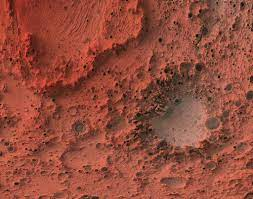
#> input picture images/map.jpeg, 253 x 199 px, found by its file name
$ jupyter execute robot_localization.ipynb
#> lines starting #> are read from the running program, lines starting #| are printed output that depends on the picture
# Robot localization and Particle Filters

Import libraries and load map

[cell 1]
import numpy as np
import cv2

map = cv2.imread('map.jpeg', 0)
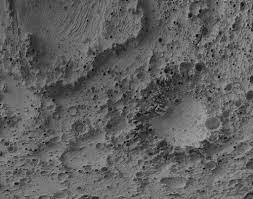
#> map: shape (199, 253); min 0, max 176, mean 96.2

print(map)
#> (printed output is left out)

# inisilize robot postion
HEIGHT, WIDTH = map.shape
#> HEIGHT = 199; WIDTH = 253

rx, ry, rtheta = (WIDTH / 4, HEIGHT / 4, 0)
#> rx = 63.25; ry = 49.75; rtheta = 0

# Read keyboard input

[cell 2]
STEP = 5
TURN = np.radians(25)

def get_input():

    fwd = 0
    turn = 0
    halt = False

    k = cv2.waitKey(0)
    if k == 82: # up
        fwd = STEP
    elif k == 83: # right
        turn = TURN
    elif k == 81: # left
        turn = -TURN
    else:
        halt = True

    return fwd, turn, halt

[cell 3]
SIGMA_STEP = 5
SIGMA_TURN = np.radians(5)

# [13 lines left out: function move_robot, not called in this run]

[cell 4]
NUM_PARTICLES = 3000 # initialize number of particles

def init():
    particles = np.random.rand(NUM_PARTICLES, 3)
    particles *= np.array((WIDTH, HEIGHT, np.radians(360)))
    return particles

[cell 5]
# [9 lines left out: function move_particles, not called in this run]

[cell 6]
SIGMA_SENSOR = 2 # two pixel

# [7 lines left out: function sense, not called in this run]

[cell 7]
# [18 lines left out: function compute_weights, not called in this run]

[cell 8]
# [9 lines left out: function resample, not called in this run]

[cell 9]
SIGMA_POS = 2
SIGMA_TURN = np.radians(10)

# [11 lines left out: function add_noise, not called in this run]

[cell 10]
def display(map, rx, ry, particles):
    lmap = cv2.cvtColor(map, cv2.COLOR_GRAY2BGR)

    # display particles

    if len(particles) > 0:
        for i in range(NUM_PARTICLES):
            cv2.circle(lmap, (int(particles[i, 0]), int(particles[i, 1])), 1, (255, 0, 0), 1)

    # display robot
    cv2.circle(lmap, (int(rx), int(ry)), 5, (0, 255, 0), 10)

    # display best guess

    if len(particles) > 0:
        px = np.mean(particles[:, 0])
        py = np.mean(particles[:, 1])
        cv2.circle(lmap, (int(px), int(py)), 5, (0, 0, 255), 5)

    cv2.imshow('map', lmap)

[cell 11]
particles = init()

while True:

    display(map, rx, ry, particles)
    fwd, turn, halt = get_input()
    if halt:
        break
    rx, ry, rtheta = move_robot(rx, ry, rtheta, fwd, turn)
    particles = move_particles(particles, fwd, turn)

    if fwd != 0:
        robot_sensor = sense(rx, ry, noisy=True)
        weights = compute_weights(particles, robot_sensor)
        particles = resample(particles, weights)
        particles = add_noise(particles)
#> this loop made 1 pass; (key Esc is pressed on pass 1)
#> pass 1, in display, `cv2.imshow('map', lmap)`:
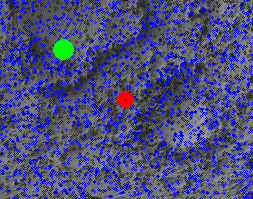
#> window 'map': shape (199, 253, 3); mean B, G, R 128.3, 76.7, 76.1


cv2.destroyAllWindows()
